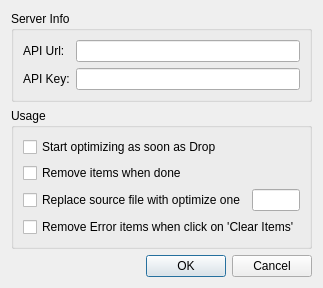
<?xml version="1.0" encoding="UTF-8"?>
<ui version="4.0">
 <class>SettingsDlg</class>
 <widget class="QDialog" name="SettingsDlg">
  <property name="geometry">
   <rect>
    <x>0</x>
    <y>0</y>
    <width>320</width>
    <height>263</height>
   </rect>
  </property>
  <property name="windowTitle">
   <string>TinyPNG Client Settings</string>
  </property>
  <layout class="QVBoxLayout" name="verticalLayout_2">
   <item>
    <widget class="QGroupBox" name="groupBox">
     <property name="title">
      <string>Server Info</string>
     </property>
     <layout class="QFormLayout" name="formLayout">
      <item row="0" column="0">
       <widget class="QLabel" name="label">
        <property name="text">
         <string>API Url:</string>
        </property>
       </widget>
      </item>
      <item row="0" column="1">
       <widget class="QLineEdit" name="leAPIUrl"/>
      </item>
      <item row="1" column="0">
       <widget class="QLabel" name="label_2">
        <property name="text">
         <string>API Key:</string>
        </property>
       </widget>
      </item>
      <item row="1" column="1">
       <widget class="QLineEdit" name="leAPIKey"/>
      </item>
     </layout>
    </widget>
   </item>
   <item>
    <widget class="QGroupBox" name="groupBox_2">
     <property name="title">
      <string>Usage</string>
     </property>
     <layout class="QVBoxLayout" name="verticalLayout">
      <item>
       <widget class="QCheckBox" name="cbStartOptimingWhenDrop">
        <property name="text">
         <string>Start optimizing as soon as Drop</string>
        </property>
       </widget>
      </item>
      <item>
       <widget class="QCheckBox" name="cbRemoveItem">
        <property name="text">
         <string>Remove items when done</string>
        </property>
       </widget>
      </item>
      <item>
       <layout class="QHBoxLayout" name="horizontalLayout">
        <item>
         <widget class="QCheckBox" name="cbReplaceFile">
          <property name="text">
           <string>Replace source file with optimize one</string>
          </property>
         </widget>
        </item>
        <item>
         <widget class="QLineEdit" name="leFileFormat"/>
        </item>
       </layout>
      </item>
      <item>
       <widget class="QCheckBox" name="cbRemoveErrorItems">
        <property name="text">
         <string>Remove Error items when click on 'Clear Items'</string>
        </property>
       </widget>
      </item>
     </layout>
    </widget>
   </item>
   <item>
    <layout class="QHBoxLayout" name="horizontalLayout_2">
     <item>
      <spacer name="horizontalSpacer">
       <property name="orientation">
        <enum>Qt::Horizontal</enum>
       </property>
       <property name="sizeHint" stdset="0">
        <size>
         <width>40</width>
         <height>20</height>
        </size>
       </property>
      </spacer>
     </item>
     <item>
      <widget class="QPushButton" name="btnOk">
       <property name="text">
        <string>OK</string>
       </property>
      </widget>
     </item>
     <item>
      <widget class="QPushButton" name="btnCancel">
       <property name="text">
        <string>Cancel</string>
       </property>
      </widget>
     </item>
    </layout>
   </item>
  </layout>
 </widget>
 <resources/>
 <connections/>
</ui>
